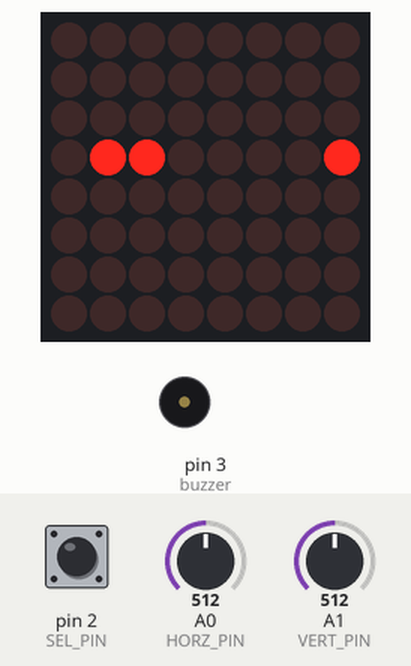
Bench run of a sketch on a simulated Arduino Uno, built with avr-gcc and run on an emulated ATmega328P. Parts: 8×8 LED matrix, buzzer (waves = sounding). The inputs (shaded band) are chosen by the test bench; at power-on: A0 (HORZ_PIN) = 512, pin 2 (SEL_PIN) HIGH, A1 (VERT_PIN) = 512. Random numbers use the default seed unless the sketch sets one.

Above: at 1.2 s.
1.3 s: A0 (HORZ_PIN) set to 290
At 2.61 s:
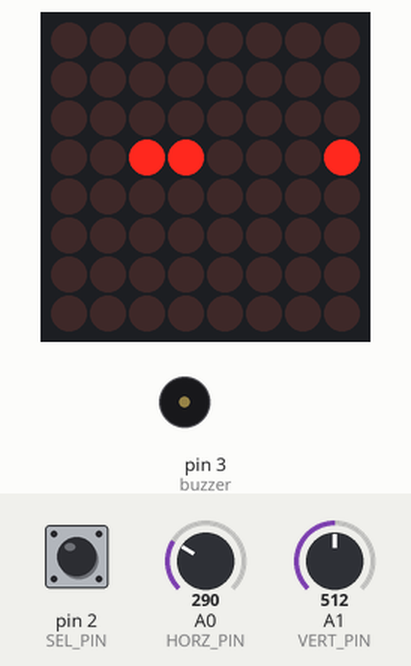
4.3 s: pin 2 (SEL_PIN) pulled LOW for 3.2 s
At 5.07 s:
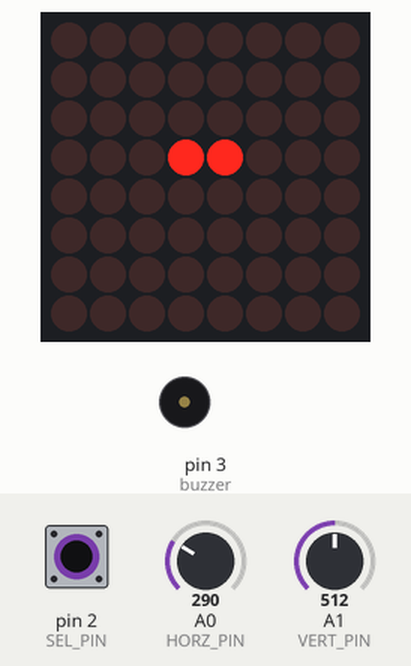
9.0 s: pin 2 (SEL_PIN) pulled LOW for 0.15 s
At 11.8 s:
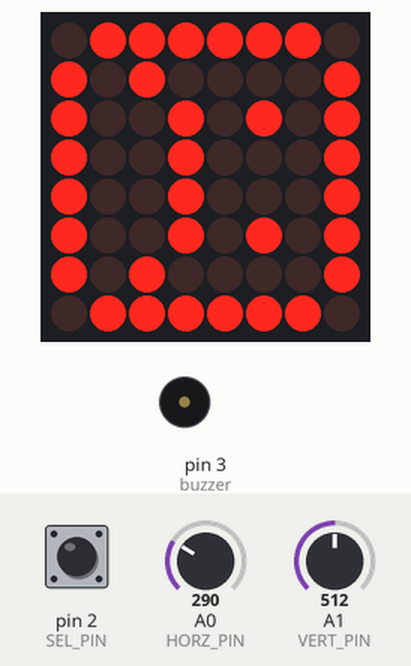
12.1 s: pin 2 (SEL_PIN) pulled LOW for 1 s
At 12.8 s:
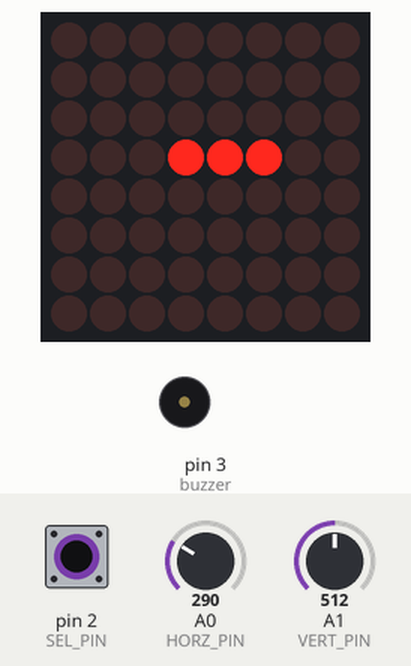
Timing chart, 0 to 15.6 s (numbered marks = the images above; inputs shaded):
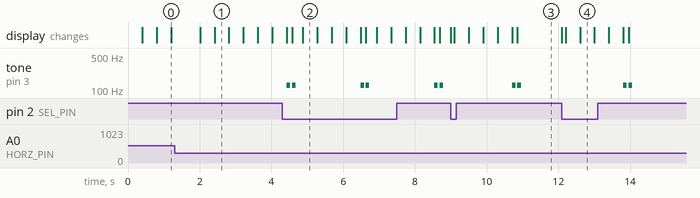

Measured:
- after the input at 9.0 s, tone on pin 3 (buzzer): alternates 125 Hz for 0.10 s and silent for 0.05 s, 4 changes in all, then stays silent, starting after 1.7 s; the display: first changes at once (image 3 shows a later state)
- after the input at 12.1 s, tone on pin 3 (buzzer): alternates 125 Hz for 0.10 s and silent for 0.05 s, 4 changes in all, then stays silent, starting after 1.7 s; the display: first changes at once (image 4 shows a later state)
- by itself, tone on pin 3 (buzzer): repeats every 2.1 s: silent 0.05 s, 125 Hz 0.10 s, silent 1.8 s, 125 Hz 0.10 s
- what the display in image 0 shows lasts 0.4 s, from 0.8 s to 1.2 s

The sketch:

cobrinha.ino
```cpp
// Y VERTICAL
// X HORIZONTAL

//https://majicdesigns.github.io/MD_MAX72XX/
//https://www.farnell.com/datasheets/29075.pdf
//https://www.circuitgeeks.com/arduino-max7219-led-matrix-display/

#include <MD_MAX72xx.h>
#include <SPI.h>
#include "pitches.h"

// LED
#define MAX_DEVICES 1
#define CLK_PIN 13
#define DATA_PIN 11
#define CS_PIN 10

// joystick
#define VERT_PIN A1
#define HORZ_PIN A0
#define SEL_PIN 2

// estilo, pin (low) transfere data, quantidade de led dot matrix
MD_MAX72XX mx = MD_MAX72XX(MD_MAX72XX::PAROLA_HW, CS_PIN, MAX_DEVICES);

// cobrinha
const int maxX = MAX_DEVICES * 8 - 1;
const int maxY = 7;
int x = MAX_DEVICES * 8 / 2;
int y = 7 / 2;
int lastX = 0; // ultima posição X da cobrinha
int lastY = 0; // ultima posição Y da cobrinha

int cobraTamanho = 2; // tamanho inicial da cobrinha (incluindo a cabeça dela)
struct Segment {
  int x;
  int y;
};
const int MAX_SEGMENTS = 10; // número máximo de segmentos da cobrinha
Segment segments[MAX_SEGMENTS]; // array para armazenar os segmentos da cobrinha

unsigned long ultimoMovimento = 0;
const unsigned long intervaloMovimento = 400; // intervalo de movimento em milissegundos
int directionX = 1; // direção inicial da cobrinha: direita
int directionY = 0; // direção inicial da cobrinha: embaixo

// maçã
const int maxAppleX = MAX_DEVICES * 8 - 1;
const int maxAppleY = 7;
int appleX = MAX_DEVICES * 8 / 2;
int appleY = 7 / 2;
int lastAppleX = 0; // ultima posição X da maçã
int lastAppleY = 0; // ultima posição Y da maçã

// buzzer
int buzzer = 3;

void setup() {
  mx.begin();
  // acende o LED
  mx.control(MD_MAX72XX::INTENSITY, MAX_INTENSITY / 2);
  mx.clear();

  // joystick
  pinMode(VERT_PIN, INPUT);
  pinMode(HORZ_PIN, INPUT);
  pinMode(SEL_PIN, INPUT_PULLUP);

   // posição aleatoria da maçã
  randomSeed(analogRead(A5));
  sorteia(); // sorteia a posição inicial da maçã
}

void loop() {
  unsigned long currentTime = millis();

  // move a cobrinha automaticamente
  if (currentTime - ultimoMovimento >= intervaloMovimento) {
    move();
    ultimoMovimento = currentTime;
  }

  controle();
  maca();
  mx.update();
  delay(100);
}


void sorteia() {
  bool ocupadaPelaCobra;

  do {
    appleX = random(0, maxAppleX + 1);
    appleY = random(0, maxAppleY + 1);

    // verifica se a posição da maçã não está ocupada pela cobrinha
    ocupadaPelaCobra = false;
    for (int i = 0; i < cobraTamanho; i++) {
      if (segments[i].x == appleX && segments[i].y == appleY) {
        ocupadaPelaCobra = true;
        break;
      }
    }
  } while (ocupadaPelaCobra); // continua sorteando até encontrar uma posição valida
}

void maca() {
  mx.setPoint(appleY, appleX, true);
}

void come() {
  // desliga o LED na última posição da cobrinha
  mx.setPoint(lastY, lastX, false);

  // atualiza a posição da cobrinha
  lastX = x;
  lastY = y;

  // desloca todos os segmentos da cobrinha
  for (int i = cobraTamanho - 1; i > 0; i--) {
    segments[i] = segments[i - 1];
  }
  // atualiza a posição da cabeça da cobrinha
  segments[0].x = x;
  segments[0].y = y;

  // atualiza a posição da cauda da cobrinha (último segmento)
  lastX = segments[cobraTamanho - 1].x;
  lastY = segments[cobraTamanho - 1].y;

  // verifica se a cobrinha comeu a maçã
  if (x == appleX && y == appleY) {
    sorteia(); // sorteia uma nova posição para a maçã
    cobraTamanho++;
  }

  // verifica se a cobrinha bateu em si mesma - GAME OVER
  for (int i = 1; i < cobraTamanho; i++) {
    if (segments[i].x == x && segments[i].y == y) {
      gameOver(); // se teve colisão chama a função de game over
    }
  }

  // verifica se a cobrinha atingiu o tamanho esperado GAME WIN
  if (cobraTamanho == MAX_SEGMENTS) {
    gameWin();
  }

  // verifica se a cobrinha bateu nas paredes
  if (x < 0 || x > maxX || y < 0 || y > maxY) {
    gameOver();
  }

  mx.setPoint(y, x, true);
}

void controle() {
  int horz = analogRead(HORZ_PIN);
  int vert = analogRead(VERT_PIN);

  if (vert < 300 && directionY >= 0) {
    directionY = 1;
    directionX = 0; // garante que a cobrinha se mova apenas na vertical cima quando o comando de subir é acionado
  }
  if (vert > 700 && directionY <= 0) {
    directionY = -1;
    directionX = 0; // garante que a cobrinha se mova apenas na vertical baixo quando o comando de descer é acionado
  }
  if (horz > 700 && directionX <= 0) {
    directionX = 1;
    directionY = 0; // garante que a cobrinha se mova apenas na horizontal para direita quando o comando de ir para a direita é acionado
  }
  if (horz < 300 && directionX >= 0) {
    directionX = -1;
    directionY = 0; // garante que a cobrinha se mova apenas na horizontal para esquerda quando o comando de ir para a esquerda é acionado
  }
}

void move() {
  x = constrain(x + directionX, 0, maxX);
  y = constrain(y + directionY, 0, maxY);

  come();
}

void reset() {
  // reseta cobrinha
  if (digitalRead(SEL_PIN) == LOW) {
    mx.clear();
    // reinicia todas as variaveis, a posição da cobrinha, o tamanho e a maçã
    x = MAX_DEVICES * 8 / 2;
    y = 7 / 2;
    lastX = 0;
    lastY = 0;
    appleX = MAX_DEVICES * 8 / 2;
    appleY = 7 / 2;
    lastAppleX = 0;
    lastAppleY = 0;
    cobraTamanho = 2;
  }
}

void gameOver() {
  soundLose();

  while (digitalRead(SEL_PIN) == HIGH) {
    byte sad[8] = {0x7e, 0x81, 0xa5, 0x81, 0xbd, 0xc3, 0x81, 0x7e};

    for (int i = 0; i < 8; i++) {
      mx.setColumn(i, sad[i]);
    }
  }

  reset();
}

void gameWin() {
  soundWin();

  while(digitalRead(SEL_PIN) == HIGH) {
    byte smile[8] = {0x7e, 0x81, 0xa5, 0x81, 0xc3, 0xbd, 0x81, 0x7e};

    for (int i = 0; i < 8; i++) {
      mx.setColumn(i, smile[i]);
    }

  }

  reset();
}

void soundLose() {
  tone (buzzer, 125, 100);
  delay(150);
  tone (buzzer, 125, 100);
}

void soundWin() {
  tone (buzzer, 1000, 100);
  delay (150);
  tone (buzzer, 1250, 100);
}
```

pitches.h
```cpp
/*************************************************
 * Public Constants
 *************************************************/

#define NOTE_B0  31
#define NOTE_C1  33
#define NOTE_CS1 35
#define NOTE_D1  37
#define NOTE_DS1 39
#define NOTE_E1  41
#define NOTE_F1  44
#define NOTE_FS1 46
#define NOTE_G1  49
#define NOTE_GS1 52
#define NOTE_A1  55
#define NOTE_AS1 58
#define NOTE_B1  62
#define NOTE_C2  65
#define NOTE_CS2 69
#define NOTE_D2  73
#define NOTE_DS2 78
#define NOTE_E2  82
#define NOTE_F2  87
#define NOTE_FS2 93
#define NOTE_G2  98
#define NOTE_GS2 104
#define NOTE_A2  110
#define NOTE_AS2 117
#define NOTE_B2  123
#define NOTE_C3  131
#define NOTE_CS3 139
#define NOTE_D3  147
#define NOTE_DS3 156
#define NOTE_E3  165
#define NOTE_F3  175
#define NOTE_FS3 185
#define NOTE_G3  196
#define NOTE_GS3 208
#define NOTE_A3  220
#define NOTE_AS3 233
#define NOTE_B3  247
#define NOTE_C4  262
#define NOTE_CS4 277
#define NOTE_D4  294
#define NOTE_DS4 311
#define NOTE_E4  330
#define NOTE_F4  349
#define NOTE_FS4 370
#define NOTE_G4  392
#define NOTE_GS4 415
#define NOTE_A4  440
#define NOTE_AS4 466
#define NOTE_B4  494
#define NOTE_C5  523
#define NOTE_CS5 554
#define NOTE_D5  587
#define NOTE_DS5 622
#define NOTE_E5  659
#define NOTE_F5  698
#define NOTE_FS5 740
#define NOTE_G5  784
#define NOTE_GS5 831
#define NOTE_A5  880
#define NOTE_AS5 932
#define NOTE_B5  988
#define NOTE_C6  1047
#define NOTE_CS6 1109
#define NOTE_D6  1175
#define NOTE_DS6 1245
#define NOTE_E6  1319
#define NOTE_F6  1397
#define NOTE_FS6 1480
#define NOTE_G6  1568
#define NOTE_GS6 1661
#define NOTE_A6  1760
#define NOTE_AS6 1865
#define NOTE_B6  1976
#define NOTE_C7  2093
#define NOTE_CS7 2217
#define NOTE_D7  2349
#define NOTE_DS7 2489
#define NOTE_E7  2637
#define NOTE_F7  2794
#define NOTE_FS7 2960
#define NOTE_G7  3136
#define NOTE_GS7 3322
#define NOTE_A7  3520
#define NOTE_AS7 3729
#define NOTE_B7  3951
#define NOTE_C8  4186
#define NOTE_CS8 4435
#define NOTE_D8  4699
#define NOTE_DS8 4978
```
